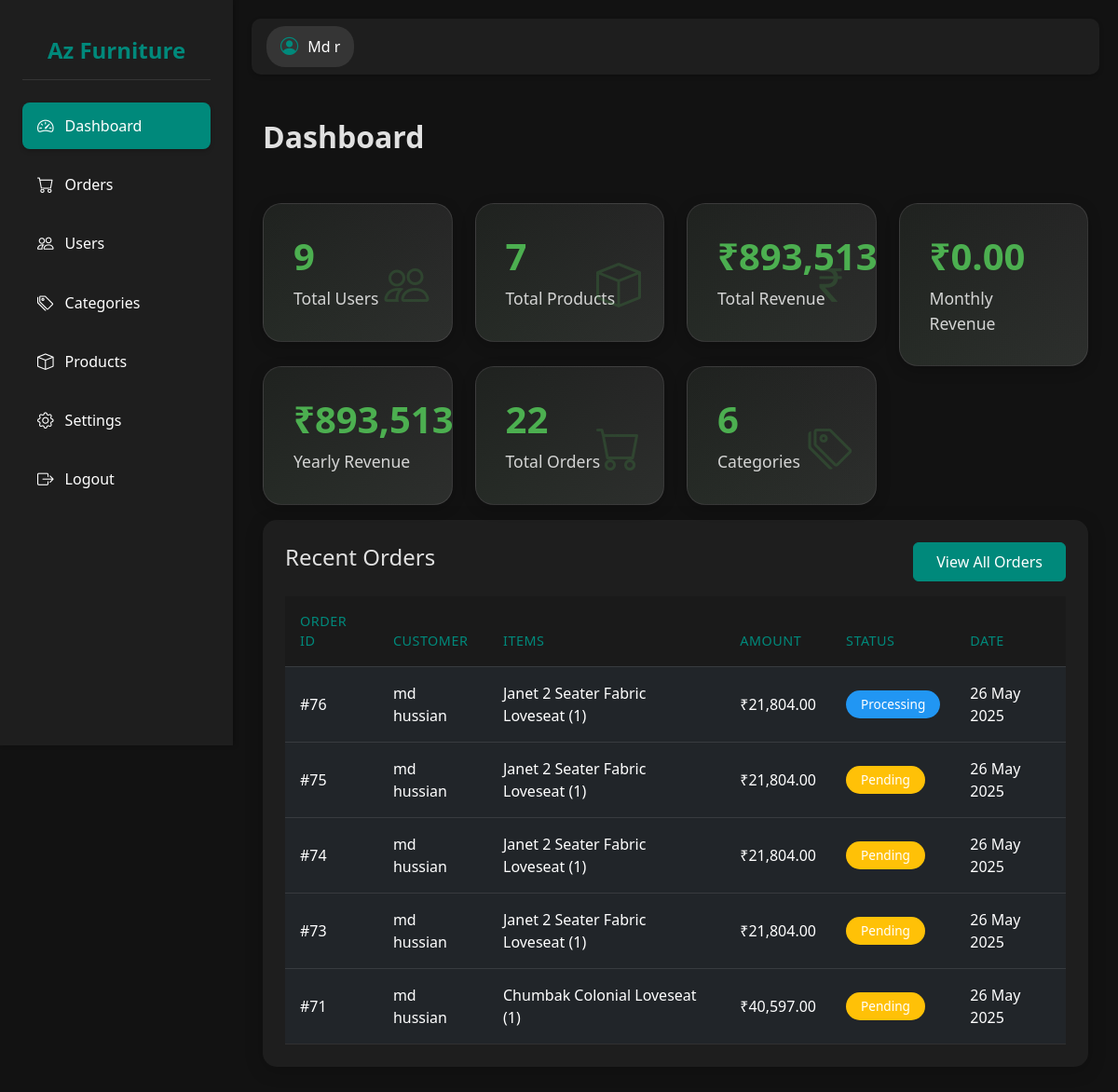
The page /Admin/index.php (signed in) on the database its author committed.
### tables this page shows
CREATE TABLE `orders` (
  `id` int(11) NOT NULL,
  `user_id` bigint(20) NOT NULL,
  `full_name` varchar(100) DEFAULT NULL,
  `total_amount` decimal(10,2) NOT NULL,
  `status` enum('pending','processing','shipped','delivered','cancelled') DEFAULT 'pending',
  `payment_method` varchar(50) DEFAULT 'COD',
  `shipping_address` text DEFAULT NULL,
  `address_line1` text DEFAULT NULL,
  `address_line2` text DEFAULT NULL,
  `city` varchar(100) DEFAULT NULL,
  `state` varchar(100) DEFAULT NULL,
  `postal_code` varchar(20) DEFAULT NULL,
  `country` varchar(100) DEFAULT NULL,
  `phone_number` varchar(20) DEFAULT NULL,
  `created_at` timestamp NOT NULL DEFAULT current_timestamp(),
  `updated_at` timestamp NOT NULL DEFAULT current_timestamp() ON UPDATE current_timestamp()
);

CREATE TABLE `users` (
  `id` bigint(20) NOT NULL,
  `full_name` varchar(100) NOT NULL,
  `email` varchar(255) NOT NULL,
  `password_hash` varchar(255) NOT NULL,
  `profile_image` varchar(255) DEFAULT 'default_user_image.png',
  `phone_number` varchar(20) DEFAULT NULL,
  `address` text DEFAULT NULL,
  `city` varchar(100) DEFAULT NULL,
  `state` varchar(100) DEFAULT NULL,
  `postal_code` varchar(20) DEFAULT NULL,
  `country` varchar(100) DEFAULT 'India',
  `role` enum('user','admin') DEFAULT 'user',
  `is_email_verified` tinyint(1) DEFAULT 0,
  `is_phone_verified` tinyint(1) DEFAULT 0,
  `is_active` tinyint(1) DEFAULT 1,
  `last_login` datetime DEFAULT NULL,
  `created_at` timestamp NOT NULL DEFAULT current_timestamp(),
  `updated_at` timestamp NOT NULL DEFAULT current_timestamp() ON UPDATE current_timestamp(),
  `reset_password_token` varchar(255) DEFAULT NULL,
  `reset_password_expires` datetime DEFAULT NULL
);

### Admin/authentication/check_admin_session.php (called while the page is built, shortened)
<?php
$admin = $_SESSION['admin_data'] ?? [
    'id' => null,
    'name' => null,
    'email' => null,
    'role' => null
];
?>

### Admin/index.php (the view, shortened to what this page needs)
<?php
require_once 'authentication/check_admin_session.php';
require_once '../config/database.php';
$users_query = "SELECT COUNT(*) as total FROM users";
$users_result = $conn->query($users_query);
$total_users = $users_result->fetch_assoc()['total'];
$products_query = "SELECT COUNT(*) as total FROM products";
$products_result = $conn->query($products_query);
$total_products = $products_result->fetch_assoc()['total'];
$orders_query = "SELECT COUNT(*) as total FROM orders";
$orders_result = $conn->query($orders_query);
$total_orders = $orders_result->fetch_assoc()['total'];
$categories_query = "SELECT COUNT(*) as total FROM categories";
$categories_result = $conn->query($categories_query);
$total_categories = $categories_result->fetch_assoc()['total'];
$recent_orders_query = "
    SELECT
        o.id,
        o.total_amount,
        o.status,
        o.created_at,
        u.full_name as customer_name,
        GROUP_CONCAT(oi.product_name, ' (', oi.quantity, ')' SEPARATOR ', ') as order_items
    FROM orders o
    JOIN users u ON o.user_id = u.id
    JOIN order_items oi ON o.id = oi.order_id
    GROUP BY o.id, o.total_amount, o.status, o.created_at, u.full_name
    ORDER BY o.created_at DESC
    LIMIT 5";
$recent_orders_result = $conn->query($recent_orders_query);
$total_revenue_query = "SELECT SUM(total_amount) as total FROM orders";
$total_revenue_result = $conn->query($total_revenue_query);
$total_revenue = $total_revenue_result->fetch_assoc()['total'] ?? 0;
$monthly_revenue_query = "SELECT SUM(total_amount) as total FROM orders WHERE MONTH(created_at) = MONTH(CURRENT_DATE()) AND YEAR(created_at) = YEAR(CURRENT_DATE())";
$monthly_revenue_result = $conn->query($monthly_revenue_query);
$monthly_revenue = $monthly_revenue_result->fetch_assoc()['total'] ?? 0;
$yearly_revenue_query = "SELECT SUM(total_amount) as total FROM orders WHERE YEAR(created_at) = YEAR(CURRENT_DATE())";
$yearly_revenue_result = $conn->query($yearly_revenue_query);
$yearly_revenue = $yearly_revenue_result->fetch_assoc()['total'] ?? 0;
?>
<!DOCTYPE html>
<html lang="en">
<head>
    <link href="https://cdn.jsdelivr.net/npm/bootstrap@5.3.0/dist/css/bootstrap.min.css" rel="stylesheet">
    <link href="https://cdn.jsdelivr.net/npm/bootstrap-icons@1.7.2/font/bootstrap-icons.css" rel="stylesheet">
    <link href="assets/css/admin-styles.css" rel="stylesheet">
    <link href="assets/css/components.css" rel="stylesheet">
</head>
<body>
    <?php include 'inclueds/sidebar.php'; ?>
    <?php include 'inclueds/header.php'; ?>
    <div class="container-fluid">
        <div class="dashboard-header">
            <h2 class="mb-1">Dashboard</h2>
        </div>
        <div class="row">
            <div class="col-md-3">
                <div class="stats-card">
                    <h3><?php echo $total_users; ?></h3>
                    <p>Total Users</p>
                    <i class="bi bi-people"></i>
                </div>
            </div>
            <div class="col-md-3 mb-3">
                <div class="stats-card">
                    <h3><?php echo $total_products; ?></h3>
                    <p>Total Products</p>
                    <i class="bi bi-box"></i>
                </div>
            </div>
            <div class="col-md-3">
                <div class="stats-card">
                    <h3>₹<?php echo number_format($total_revenue, 2); ?></h3>
                    <p>Total Revenue</p>
                    <i class="bi bi-currency-rupee"></i>
                </div>
            </div>
            <div class="col-md-3">
                <div class="stats-card">
                    <h3>₹<?php echo number_format($monthly_revenue, 2); ?></h3>
                    <p>Monthly Revenue</p>
                </div>
            </div>
            <div class="col-md-3">
                <div class="stats-card">
                    <h3>₹<?php echo number_format($yearly_revenue, 2); ?></h3>
                    <p>Yearly Revenue</p>
                </div>
            </div>
            <div class="col-md-3">
                <div class="stats-card">
                    <h3><?php echo $total_orders; ?></h3>
                    <p>Total Orders</p>
                    <i class="bi bi-cart"></i>
                </div>
            </div>
            <div class="col-md-3">
                <div class="stats-card">
                    <h3><?php echo $total_categories; ?></h3>
                    <p>Categories</p>
                    <i class="bi bi-tags"></i>
                </div>
            </div>
        </div>
        <div class="table-container">
            <div class="d-flex justify-content-between align-items-center mb-3">
                <h4>Recent Orders</h4>
                <a href="orders.php" class="btn btn-primary">View All Orders</a>
            </div>
            <div class="table-responsive">
                <table class="table table-dark table-hover">
                    <thead>
                        <tr>
                            <th>Order ID</th>
                            <th>Customer</th>
                            <th>Items</th>
                            <th>Amount</th>
                            <th>Status</th>
                            <th>Date</th>
                        </tr>
                    </thead>
                    <tbody>
                        <?php while($order = $recent_orders_result->fetch_assoc()): ?>
                            <tr>
                                <td>#<?php echo $order['id']; ?></td>
                                <td><?php echo htmlspecialchars($order['customer_name']); ?></td>
                                <td><?php echo htmlspecialchars($order['order_items']); ?></td>
                                <td>₹<?php echo number_format($order['total_amount'], 2); ?></td>
                                <td>
                                    <span class="badge bg-<?php
                                        switch($order['status']) {
                                            case 'pending':
                                                echo 'warning';
                                                break;
                                            case 'processing':
                                                echo 'info';
                                                break;
                                        }
                                    ?>">
                                        <?php echo ucfirst(htmlspecialchars($order['status'])); ?>
                                    </span>
                                </td>
                                <td><?php echo date('d M Y', strtotime($order['created_at'])); ?></td>
                            </tr>
                        <?php endwhile; ?>
                    </tbody>
                </table>
            </div>
        </div>
    </div>
</body>
</html>

### Admin/inclueds/sidebar.php (shortened to what this page needs)
<?php
function isActive($page) {
    $current_page = basename($_SERVER['PHP_SELF']);
    return $current_page === $page ? 'active' : '';
}
?>
<div class="sidebar">
    <div class="sidebar-header">
        <h4 class="mb-0">Az Furniture</h4>
    </div>
    <ul class="sidebar-menu">
        <li><a href="index.php" class="<?php echo isActive('index.php'); ?>"><i class="bi bi-speedometer2"></i> Dashboard</a></li>
        <li><a href="orders.php"><i class="bi bi-cart"></i> Orders</a></li>
        <li><a href="users.php"><i class="bi bi-people"></i> Users</a></li>
        <li><a href="categories.php" class="<?php echo isActive('categories.php'); ?>"><i class="bi bi-tags"></i> Categories</a></li>
        <li><a href="products.php" class="<?php echo isActive('products.php'); ?>"><i class="bi bi-box"></i> Products</a></li>
        <li><a href="settings.php"><i class="bi bi-gear"></i> Settings</a></li>
        <li><a href="javascript:void(0)" onclick="confirmLogout()"><i class="bi bi-box-arrow-right"></i> Logout</a></li>
    </ul>
</div>

### Admin/inclueds/header.php (shortened to what this page needs)
<div class="main-content">
        <div class="topbar">
            <div class="user-profile">
                <i class="bi bi-person-circle"></i>
                <span><?php echo htmlspecialchars($admin['name']); ?></span>
            </div>
        </div>

### Admin/assets/css/admin-styles.css (style rules this page uses)
:root { --sidebar-width: 250px; --topbar-height: 60px; --primary-color: #00897B; --hover-color: #007366; --card-bg: #1E1E1E; --text-light: #e0e0e0; }
body { background-color: #121212; color: var(--text-light); min-height: 100vh; }
.sidebar { position: fixed; top: 0; left: 0; width: var(--sidebar-width); height: 100vh; background-color: #1E1E1E; padding: 1rem; transition: all 0.3s ease; z-index: 1000; }
.sidebar-header { padding: 1rem; border-bottom: 1px solid #333; margin-bottom: 1rem; }
.sidebar-menu { list-style: none; padding: 0; }
.sidebar-menu li { margin-bottom: 0.5rem; }
.sidebar-menu a { color: #fff; text-decoration: none; padding: 0.75rem 1rem; display: block; border-radius: 5px; transition: all 0.3s ease; }
.sidebar-menu a:hover, .sidebar-menu a.active { background-color: var(--primary-color); }
.sidebar-menu i { margin-right: 10px; }
.main-content { margin-left: 250px; padding: 20px; transition: margin-left 0.3s; }
.table-container { background: var(--card-bg); border-radius: 15px; padding: 1.5rem; margin: 1rem 0; box-shadow: 0 4px 20px rgba(0, 0, 0, 0.2); }
.table-dark { background-color: #1a1a1a; color: var(--text-light); margin-bottom: 0; }
.table-dark thead th { background-color: #1a1a1a; border-color: rgba(255, 255, 255, 0.1); padding: 1rem; font-weight: 500; color: #00897B; text-transform: uppercase; font-size: 0.9rem; letter-spacing: 0.5px; }
.table-dark tbody td { border-color: rgba(255, 255, 255, 0.1); padding: 1rem; vertical-align: middle; }
.badge { padding: 0.5rem 1rem; border-radius: 20px; font-weight: 500; font-size: 0.85rem; }
.badge.bg-info { background-color: #2196F3 !important; }
.btn-primary { background-color: #00897B; border-color: #00897B; padding: 0.5rem 1.5rem; font-weight: 500; }
.main-content { padding: 2rem; margin-left: 250px; }
.dashboard-header { margin-bottom: 2rem; padding: 1rem 0; }
.dashboard-header h2 { font-size: 2rem; font-weight: 600; color: var(--text-light); margin: 0; }
.stats-card { background: linear-gradient(135deg, #1E1E1E 0%, #2c2c2c 100%); border-radius: 20px; padding: 2rem; position: relative; overflow: hidden; transition: all 0.3s ease; border: 1px solid rgba(255, 255, 255, 0.1); box-shadow: 0 4px 15px rgba(0, 0, 0, 0.2); }
.stats-card::before { content: ''; position: absolute; top: 0; left: 0; width: 100%; height: 100%; background: linear-gradient(45deg, var(--primary-color) 0%, transparent 100%); opacity: 0.05; transition: opacity 0.3s ease; }
.stats-card h3 { font-size: 2.5rem; font-weight: 700; color: var(--primary-color); margin-bottom: 0.5rem; position: relative; }
.stats-card p { color: #ffffff; font-size: 1.1rem; font-weight: 500; margin: 0; opacity: 0.8; position: relative; }
.stats-card i { position: absolute; right: 1.5rem; bottom: 1.5rem; font-size: 3rem; color: var(--primary-color); opacity: 0.2; transition: all 0.3s ease; }
.stats-card:nth-child(1) { --primary-color: #4CAF50; }

### Admin/assets/css/components.css (style rules this page uses)
.main-content { margin-left: var(--sidebar-width); padding: 20px; min-height: 100vh; }
.topbar { height: var(--topbar-height); background-color: #1E1E1E; padding: 0 1rem; display: flex; align-items: center; justify-content: space-between; margin-bottom: 2rem; border-radius: 10px; box-shadow: 0 2px 5px rgba(0, 0, 0, 0.2); }
.user-profile { display: flex; align-items: center; gap: 10px; padding: 8px 15px; border-radius: 20px; background-color: rgba(255, 255, 255, 0.1); transition: background-color 0.3s ease; }
.user-profile i { font-size: 1.2rem; color: var(--primary-color); }
.user-profile span { color: #fff; font-weight: 500; }
.sidebar { position: fixed; top: 0; left: 0; width: var(--sidebar-width); height: 100vh; background-color: #1E1E1E; padding: 1.5rem; transition: all 0.3s ease; z-index: 1000; box-shadow: 2px 0 5px rgba(0, 0, 0, 0.2); }
.sidebar-header { padding: 1rem; border-bottom: 1px solid rgba(255, 255, 255, 0.1); margin-bottom: 1.5rem; text-align: center; }
.sidebar-header h4 { color: var(--primary-color); font-weight: 600; margin: 0; }
.sidebar-menu { list-style: none; padding: 0; margin: 0; }
.sidebar-menu li { margin-bottom: 0.8rem; }
.sidebar-menu a { color: #fff; text-decoration: none; padding: 0.75rem 1rem; display: flex; align-items: center; border-radius: 8px; transition: all 0.3s ease; font-weight: 500; }
.sidebar-menu a.active { background-color: var(--primary-color); box-shadow: 0 2px 5px rgba(0, 0, 0, 0.2); }
.sidebar-menu i { margin-right: 12px; font-size: 1.1rem; }

### rows shown on the page
orders: id "76", user.full_name "md hussian", order_items "Janet 2 Seater Fabric Loveseat (1)", total_amount "21,804.00", status "Processing", created_at "26 May 2025"
orders: id "75", user.full_name "md hussian", order_items "Janet 2 Seater Fabric Loveseat (1)", total_amount "21,804.00", status "Pending", created_at "26 May 2025"
orders: id "74", user.full_name "md hussian", order_items "Janet 2 Seater Fabric Loveseat (1)", total_amount "21,804.00", status "Pending", created_at "26 May 2025"
orders: id "73", user.full_name "md hussian", order_items "Janet 2 Seater Fabric Loveseat (1)", total_amount "21,804.00", status "Pending", created_at "26 May 2025"
orders: id "71", user.full_name "md hussian", order_items "Chumbak Colonial Loveseat (1)", total_amount "40,597.00", status "Pending", created_at "26 May 2025"

### other values the page prints
$admin['name'] "Md r"
$total_users "9"
$total_products "7"
$monthly_revenue "0.00"
$total_orders "22"
$total_categories "6"
